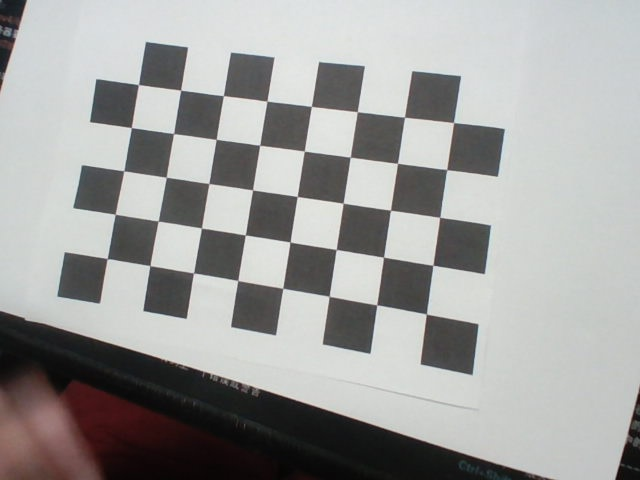
#> input picture calibration/calib_images-backpack/calib_00.jpg, 640 x 480 px, given in place of the camera
$ python color_tuner.py
#> lines starting #> are read from the running program, lines starting #| are printed output that depends on the picture; after the words box and inside, x2 and y2 are one past the last pixel; in counts of white or black regions, pixels touching at a corner belong together
### utils/camera_stream.py
import cv2
import threading
import time
from utils.logger import logger

class CameraStream:
    """
    使用后台线程持续抓取摄像头最新帧，避免 OpenCV 默认缓冲机制导致的处理延迟。
    这对树莓派/RK3566这种算力较低的设备非常关键。
    """
    def __init__(self, src=0, width=640, height=480):
#> called with src = 0, width = 640, height = 480
        self.src = src
        # 强制使用 V4L2 后端 (cv2.CAP_V4L2)，绕开 GStreamer 代理
        # GStreamer 后端会拦截并丢弃 FOURCC/FPS 等设置（报 unhandled property）
        self.stream = cv2.VideoCapture(src, cv2.CAP_V4L2)

        # 强制设置 MJPG 格式和高帧率，避免默认 YUYV 导致的 USB 带宽瓶颈与高延迟
        self.stream.set(cv2.CAP_PROP_FOURCC, cv2.VideoWriter_fourcc('M', 'J', 'P', 'G'))
        self.stream.set(cv2.CAP_PROP_FPS, 30)

        self.stream.set(cv2.CAP_PROP_FRAME_WIDTH, width)
        self.stream.set(cv2.CAP_PROP_FRAME_HEIGHT, height)
        # 最小化内部缓冲区，始终读取最新帧
        self.stream.set(cv2.CAP_PROP_BUFFERSIZE, 1)

        if not self.stream.isOpened():
            logger.error(f"无法打开摄像头设备: {src}")
            self.grabbed = False
            self.frame = None
        else:
            self.grabbed, self.frame = self.stream.read()
#> self.frame is the input picture: shape (480, 640, 3); mean B, G, R 158.2, 159.6, 159.6
            logger.info(f"成功打开摄像头: {src}, 分辨率: {width}x{height}")

            # ======= 相机 ISP 锁定 (AE/AWB/防频闪) =======
            # 通过 Nori SDK 原生 API，在开机 8 秒自适应后，强制锁定曝光和白平衡
            # 这能彻底免疫赛场中不同区域光照（高反光/阴影）对 LAB 颜色阈值的干扰
            try:
                from utils.nori_awb import lock_camera_isp_background
                lock_camera_isp_background()
            except ImportError:
                logger.warning("nori_awb 模块不可用，跳过 ISP 锁定")
            except Exception as e:
                logger.warning(f"启动 ISP 锁定失败: {e}")
            # ======================================================

        self.stopped = False
        self.lock = threading.Lock()

    def start(self):
        """启动后台读取线程"""
        if not self.stream.isOpened():
            return self
        t = threading.Thread(target=self.update, args=(), daemon=True)
        t.start()
        return self

    def update(self):
        """线程死循环：不断抓取最新帧"""
        while True:
            if self.stopped:
                self.stream.release()
                return

            grabbed, frame = self.stream.read()
            with self.lock:
                self.grabbed = grabbed
                if grabbed:
                    self.frame = frame

            # 给系统一点点喘息时间，防止100%占用单核
            time.sleep(0.001)

    def read(self):
        """返回最新一帧"""
        with self.lock:
            if not self.grabbed or self.frame is None:
                return False, None
            # 返回一份拷贝以防在主线程处理时被覆盖
            return True, self.frame.copy()

    def stop(self):
        """停止流并释放摄像头"""
        self.stopped = True
        logger.info("摄像头已停止并释放")

### color_detection/color_extractor.py
import cv2
import numpy as np

class RobustColorExtractor:
    """
    针对光照环境极其多变的工业现场设计的颜色提取器。
    全面升级为 LAB 色彩空间，数学解耦亮度和颜色，极限提升抗干扰能力并降低运算开销。
    """
    def __init__(self, use_clahe=True, morph_kernel_size=5):
        self.use_clahe = use_clahe
        self.kernel = cv2.getStructuringElement(cv2.MORPH_ELLIPSE, (morph_kernel_size, morph_kernel_size))
        # 限制对比度的自适应直方图均衡化 (专门作用于 LAB 空间的 L 亮度通道)
        self.clahe = cv2.createCLAHE(clipLimit=2.0, tileGridSize=(8, 8))

    def preprocess(self, image):
        """
        将 BGR 图像转化为 LAB 空间，并在 L 通道应用 CLAHE 消除光照阴影
        :param image: BGR 图像
        :return: 优化后的 LAB 图像
        """
        # 1. 转换到 LAB 空间
        lab = cv2.cvtColor(image, cv2.COLOR_BGR2LAB)
#> lab: shape (480, 640, 3); mean of channels 0, 1, 2 163.8, 128, 128.7

        # 2. 亮度自适应均衡化 (如果存在死黑或高光区域，会被柔和拉平)
        if self.use_clahe:
            l, a, b = cv2.split(lab)
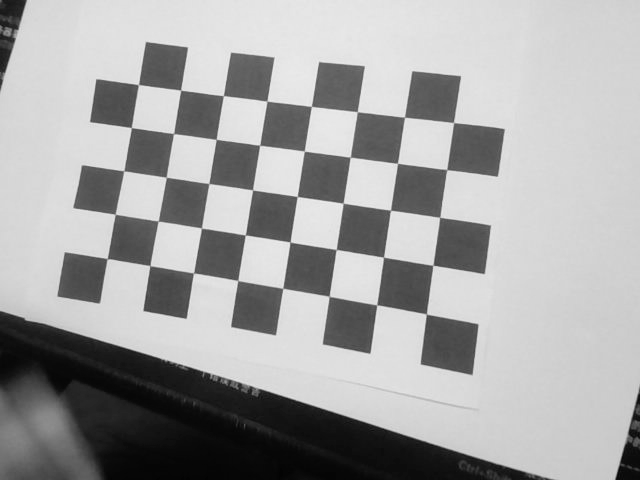
#> l: shape (480, 640); min 3, max 243, mean 163.8
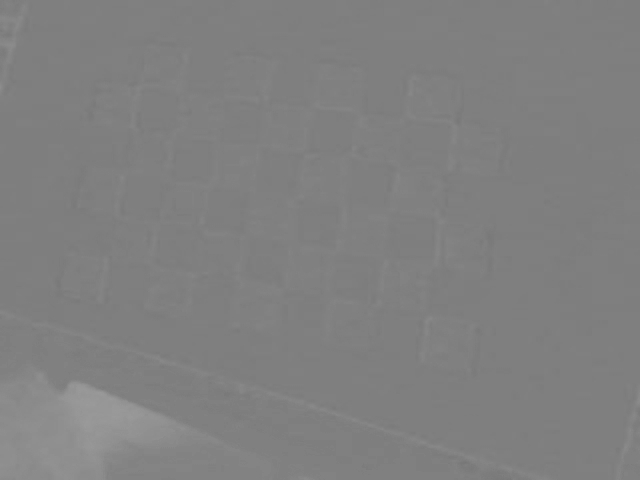
#> a: shape (480, 640); min 118, max 154, mean 128
            l = self.clahe.apply(l)
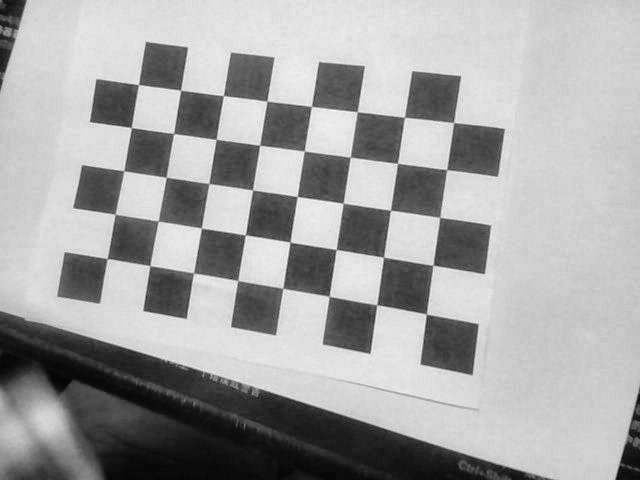
#> l: shape (480, 640); min 3, max 247, mean 163.9
            lab = cv2.merge((l, a, b))
#> lab: shape (480, 640, 3); mean of channels 0, 1, 2 163.9, 128, 128.7

        # 3. 3通道整体高斯模糊，去除图像噪点带来的伪色（比分通道模糊快 3 倍）
        lab = cv2.GaussianBlur(lab, (5, 5), 0)
#> lab: shape (480, 640, 3); mean of channels 0, 1, 2 163.9, 128, 128.7

        return lab

    def extract(self, image, lower_lab, upper_lab):
        """
        在 LAB 空间中通过阈值提取特定颜色块
        LAB 没有 Hue 环形跨界问题，红绿由 A 通道决定，黄蓝由 B 通道决定，呈绝对线性关系。

        :param image: 原始 BGR 图像
        :param lower_lab: [L_min, A_min, B_min]
        :param upper_lab: [L_max, A_max, B_max]
        :return: mask 二值化掩码，经过处理的 lab 图像 (用于显示对比)
        """
        lab_img = self.preprocess(image)

        lower_lab = np.array(lower_lab, dtype=np.uint8)
        upper_lab = np.array(upper_lab, dtype=np.uint8)

        # 颜色阈值切片
        mask = cv2.inRange(lab_img, lower_lab, upper_lab)
#> mask: shape (480, 640); every value is 0

        # 形态学滤波：先开运算(去除离散白点)，后闭运算(填补色块内部黑洞)
        mask = cv2.morphologyEx(mask, cv2.MORPH_OPEN, self.kernel)
        mask = cv2.morphologyEx(mask, cv2.MORPH_CLOSE, self.kernel)

        return mask, lab_img

    def find_largest_color_blob(self, mask):
        """
        寻找掩码中面积最大的色块，返回它的轮廓和几何中心。
        适用于抓取物料块时，锁定面积最突出的目标。
        """
        contours, _ = cv2.findContours(mask, cv2.RETR_EXTERNAL, cv2.CHAIN_APPROX_SIMPLE)
#> contours = []
        if not contours:
            return None, None

        # 找出面积最大的轮廓
        max_contour = max(contours, key=cv2.contourArea)
        if cv2.contourArea(max_contour) < 500: # 过滤极小色块
            return None, None

        # 计算质心
        M = cv2.moments(max_contour)
        if M["m00"] != 0:
            cx = int(M["m10"] / M["m00"])
            cy = int(M["m01"] / M["m00"])
            return max_contour, (cx, cy)

        return max_contour, None

    # [71 lines left out: functions extract_fallback, extract_robust, not called in this run]

### utils/logger.py
import logging
import os
import sys
from logging.handlers import RotatingFileHandler

def setup_logger(name="VisionSystem", log_dir="logs", level=logging.INFO):
    """
    配置并返回一个带有终端输出和文件回滚的 Logger
    """
    if not os.path.exists(log_dir):
        os.makedirs(log_dir)

    logger = logging.getLogger(name)
    logger.setLevel(level)

    # 避免重复添加 handler
    if not logger.handlers:
        formatter = logging.Formatter(
            '%(asctime)s - [%(levelname)s] - %(filename)s:%(lineno)d - %(message)s',
            datefmt='%Y-%m-%d %H:%M:%S'
        )

        # 终端输出
        console_handler = logging.StreamHandler(sys.stdout)
        console_handler.setFormatter(formatter)
        logger.addHandler(console_handler)

        # 文件输出 (每天最大 5MB，保留 3 个备份)
        log_file = os.path.join(log_dir, f"{name}.log")
        file_handler = RotatingFileHandler(log_file, maxBytes=5*1024*1024, backupCount=3, encoding='utf-8')
        file_handler.setFormatter(formatter)
        logger.addHandler(file_handler)

    return logger

# 默认提供一个全局 logger
logger = setup_logger()

### utils/nori_awb.py
# -*- coding: utf-8 -*-
"""
Nori SDK 原生 ISP 控制模块
"""

import ctypes
from ctypes import c_uint, c_int, c_uint32, c_int32, byref, POINTER
import os
import sys
import platform
import time
import threading

from utils.logger import logger

# =============================================
# V4L2 CID 常量（来自 linux/v4l2-controls.h）
# =============================================
V4L2_CID_BASE = 0x00980900
V4L2_CID_SATURATION = V4L2_CID_BASE + 2
V4L2_CID_AUTO_WHITE_BALANCE = V4L2_CID_BASE + 12
V4L2_CID_POWER_LINE_FREQUENCY = V4L2_CID_BASE + 24

V4L2_CID_CAMERA_CLASS_BASE = 0x009a0900
V4L2_CID_EXPOSURE_AUTO = V4L2_CID_CAMERA_CLASS_BASE + 1

# 白平衡模式
V4L2_WHITE_BALANCE_MANUAL = 0
V4L2_WHITE_BALANCE_AUTO   = 1

# 曝光模式 (UVC 规范中，1=Manual, 3=Aperture Priority 通常作为Auto)
V4L2_EXPOSURE_MANUAL = 1
V4L2_EXPOSURE_AUTO = 3

# 频闪抑制
V4L2_CID_POWER_LINE_FREQUENCY_DISABLED = 0
V4L2_CID_POWER_LINE_FREQUENCY_50HZ = 1
V4L2_CID_POWER_LINE_FREQUENCY_60HZ = 2

# Nori SDK 设备类型
NORI_USB_DEVICE = 0x0001

_sdk_dll = None

def _load_sdk():
    global _sdk_dll
    if _sdk_dll is not None:
        return _sdk_dll
    machine = platform.machine().lower()
    is_64bit = sys.maxsize > 2**32
    if machine.startswith("arm") or machine.startswith("aarch"):
        arch = "arm64" if is_64bit else "arm32"
    elif machine in ("x86_64", "amd64", "i686", "i386", "x86"):
        arch = "x64" if is_64bit else "x86"
    else:
        logger.warning(f"[NoriISP] 不支持的架构: {machine}，跳过 SDK 加载")
        return None
    sdk_base = "/home/g0904/Nori_Xvision_Development_Kit_Ver10.00.09_Linux"
    so_path = os.path.join(sdk_base, "Libraries", arch, "libNori_Xvision_Std.so")
    if not os.path.exists(so_path):
        logger.warning(f"[NoriISP] SDK .so 不存在: {so_path}")
        return None
    try:
        _sdk_dll = ctypes.CDLL(so_path)
        logger.info(f"[NoriISP] 成功加载 SDK [{arch}]: {so_path}")
        return _sdk_dll
    except Exception as e:
        logger.error(f"[NoriISP] 加载 SDK 失败: {e}")
        return None

# [16 lines left out: functions set_isp_control, trigger_awb_via_sdk, not called in this run]

def lock_camera_isp_background():
    """
    后台执行 ISP 锁定全流程：
    开机自适应 (AE/AWB ON) -> 等待充分曝光收敛 -> 锁定 (AE/AWB OFF) -> 提升饱和度。
    """
    def _worker():
        dll = _load_sdk()
        if dll is None:
            return

        try:
            # 1. 初始化
            dll.Nori_Xvision_Init.argtypes = [c_uint, POINTER(c_uint)]
            dll.Nori_Xvision_Init.restype = c_uint
            device_num = c_uint(0)
            ret = dll.Nori_Xvision_Init(c_uint(NORI_USB_DEVICE), byref(device_num))
            if ret != 0 or device_num.value == 0:
                logger.error("[NoriISP] SDK 初始化失败或未找到相机")
                return
            dev_id = 0

            logger.info("[NoriISP] --- 阶段1：开启自适应曝光与白平衡 ---")
            # 开启自动曝光和自动白平衡，开启防频闪
            set_isp_control(dll, dev_id, V4L2_CID_EXPOSURE_AUTO, V4L2_EXPOSURE_AUTO, "自动曝光(AE)")
            set_isp_control(dll, dev_id, V4L2_CID_AUTO_WHITE_BALANCE, V4L2_WHITE_BALANCE_AUTO, "自动白平衡(AWB)")
            set_isp_control(dll, dev_id, V4L2_CID_POWER_LINE_FREQUENCY, V4L2_CID_POWER_LINE_FREQUENCY_50HZ, "50Hz抗频闪")

            # 多次触发 AWB 帮助收敛
            logger.info("[NoriISP] 等待 8 秒，让相机在发车区环境光下充分自适应收敛...")
            for i in range(4):
                time.sleep(2.0)
                trigger_awb_via_sdk(dll, dev_id)
                logger.info(f"[NoriISP] 正在收敛... ({i+1}/4)")

            logger.info("[NoriISP] --- 阶段2：锁定 ISP 曝光与色彩 ---")
            # 关闭自动曝光（转为手动）和自动白平衡（转为手动）
            set_isp_control(dll, dev_id, V4L2_CID_EXPOSURE_AUTO, V4L2_EXPOSURE_MANUAL, "锁定曝光(AE-Lock)")
            set_isp_control(dll, dev_id, V4L2_CID_AUTO_WHITE_BALANCE, V4L2_WHITE_BALANCE_MANUAL, "锁定白平衡(AWB-Lock)")

            # 增加饱和度，使得色彩提取极其稳定
            # 通常饱和度上限是 100 或 128，这里给一个较高的相对安全值，如 85
            set_isp_control(dll, dev_id, V4L2_CID_SATURATION, 85, "提升饱和度(Saturation)")

            logger.info("[NoriISP] ✓ ISP 彻底锁定完成！从此免疫赛场局部光照变化！")

            dll.Nori_Xvision_UnInit.restype = c_int
            dll.Nori_Xvision_UnInit()

        except Exception as e:
            logger.error(f"[NoriISP] 发生异常: {e}")
            try:
                dll.Nori_Xvision_UnInit()
            except:
                pass

    t = threading.Thread(target=_worker, daemon=True, name="NoriISPLock")
    t.start()
    return t

### color_detection/color_tuner.py
import cv2
import numpy as np
import yaml
import os
import sys

sys.path.append(os.path.dirname(os.path.dirname(os.path.abspath(__file__))))

from color_detection.color_extractor import RobustColorExtractor
from utils.camera_stream import CameraStream

# 修复保存路径问题：无论终端运行目录在哪，都保存到 Vision/config/color_config.yaml
VISION_DIR = os.path.dirname(os.path.dirname(os.path.abspath(__file__)))
CONFIG_FILE = os.path.join(VISION_DIR, "config", "color_config.yaml")

def load_config():
    if os.path.exists(CONFIG_FILE):
        with open(CONFIG_FILE, 'r', encoding='utf-8') as f:
            data = yaml.safe_load(f)
            if data is not None:
                return data
    return {"colors": {}}

# [5 lines left out: function save_config, not called in this run]

def nothing(x):
    pass

def main():
    print("启动 【高级 LAB 空间多通道动态调参工具】...")
    config = load_config()
    if "colors" not in config:
        config["colors"] = {}

    colors_dict = config["colors"]
    if not colors_dict:
        # 默认 LAB 初始阈值 (全域)
        colors_dict["target_1"] = {"lower": [0, 0, 0], "upper": [255, 255, 255]}

    color_names = list(colors_dict.keys())
    current_idx = 0
    last_idx = -1  # 初始强制更新一次

    cv2.namedWindow("LAB Trackbars", cv2.WINDOW_NORMAL)
    cv2.resizeWindow("LAB Trackbars", 400, 300)

    # 创建切换颜色的主 Trackbar
    cv2.createTrackbar("Color_ID", "LAB Trackbars", 0, max(0, len(color_names) - 1), nothing)

    # LAB 各个通道最大值都是 255
    cv2.createTrackbar("L Min", "LAB Trackbars", 0, 255, nothing)
    cv2.createTrackbar("L Max", "LAB Trackbars", 255, 255, nothing)
    cv2.createTrackbar("A Min", "LAB Trackbars", 0, 255, nothing)
    cv2.createTrackbar("A Max", "LAB Trackbars", 255, 255, nothing)
    cv2.createTrackbar("B Min", "LAB Trackbars", 0, 255, nothing)
    cv2.createTrackbar("B Max", "LAB Trackbars", 255, 255, nothing)

    # OpenCV 中 src=0 通常是笔记本自带摄像头，src=1 或 src=2 是外接 USB 摄像头
    # 如果打不开外接摄像头，请尝试将其改为 0 或 2
    camera = CameraStream(src=0, width=640, height=480).start()
    extractor = RobustColorExtractor(use_clahe=True)

    print("\n============== 操作指南 ==============")
    print("【拖动 Color_ID 滑动条】：在不同的颜色阈值配置之间切换")
    print("【键盘按 'n'】：在终端输入自定义的新颜色名称，并为其创建新阈值")
    print("【键盘按 's'】：将所有颜色的阈值保存到 yaml 配置文件")
    print("【键盘按 'q'】：退出")
    print("======================================\n")

    while True:
        ret, frame = camera.read()
        if not ret:
            continue

        try:
            if cv2.getWindowProperty("LAB Trackbars", cv2.WND_PROP_VISIBLE) < 1:
                break
        except:
            break

        current_idx = cv2.getTrackbarPos("Color_ID", "LAB Trackbars")

        if current_idx >= len(color_names):
            current_idx = len(color_names) - 1
            cv2.setTrackbarPos("Color_ID", "LAB Trackbars", current_idx)

        active_color_name = color_names[current_idx]

        if current_idx != last_idx:
            lower = colors_dict[active_color_name]["lower"]
            upper = colors_dict[active_color_name]["upper"]
            cv2.setTrackbarPos("L Min", "LAB Trackbars", lower[0])
            cv2.setTrackbarPos("A Min", "LAB Trackbars", lower[1])
            cv2.setTrackbarPos("B Min", "LAB Trackbars", lower[2])
            cv2.setTrackbarPos("L Max", "LAB Trackbars", upper[0])
            cv2.setTrackbarPos("A Max", "LAB Trackbars", upper[1])
            cv2.setTrackbarPos("B Max", "LAB Trackbars", upper[2])
            print(f"-> 切换至 LAB 颜色通道: 【{active_color_name}】")
            last_idx = current_idx
        else:
            colors_dict[active_color_name]["lower"] = [
                cv2.getTrackbarPos("L Min", "LAB Trackbars"),
                cv2.getTrackbarPos("A Min", "LAB Trackbars"),
                cv2.getTrackbarPos("B Min", "LAB Trackbars")
            ]
            colors_dict[active_color_name]["upper"] = [
                cv2.getTrackbarPos("L Max", "LAB Trackbars"),
                cv2.getTrackbarPos("A Max", "LAB Trackbars"),
                cv2.getTrackbarPos("B Max", "LAB Trackbars")
            ]

        lower_lab = np.array(colors_dict[active_color_name]["lower"])
        upper_lab = np.array(colors_dict[active_color_name]["upper"])

        # 调用基于 LAB 的全新提取算法
        mask, _ = extractor.extract(frame, lower_lab, upper_lab)

        max_contour, center = extractor.find_largest_color_blob(mask)
        result_frame = frame.copy()
        if max_contour is not None:
            x, y, w, h = cv2.boundingRect(max_contour)
            cv2.rectangle(result_frame, (x, y), (x+w, y+h), (0, 255, 0), 2)
            cv2.circle(result_frame, center, 5, (0, 0, 255), -1)

        cv2.putText(result_frame, f"LAB Mode - Editing: {active_color_name}", (10, 30),
                    cv2.FONT_HERSHEY_SIMPLEX, 0.8, (0, 255, 255), 2)
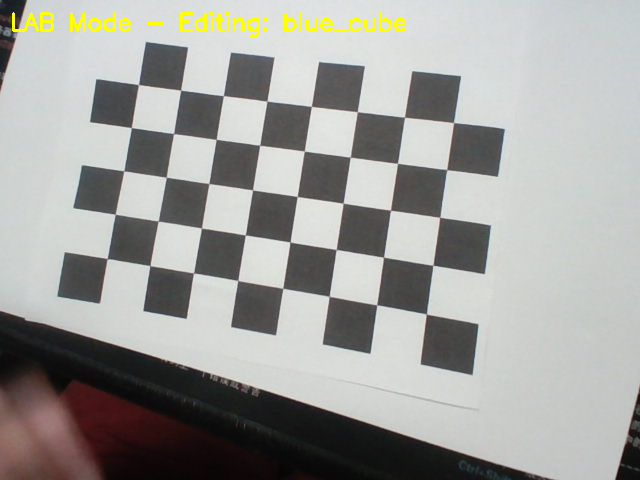
#> result_frame: shape (480, 640, 3); 0.83% of pixels changed, all inside (x1, y1, x2, y2) = (12, 11, 406, 38)

        mask_bgr = cv2.cvtColor(mask, cv2.COLOR_GRAY2BGR)
#> mask_bgr: shape (480, 640, 3); every value is 0
        combined = np.hstack((result_frame, mask_bgr))
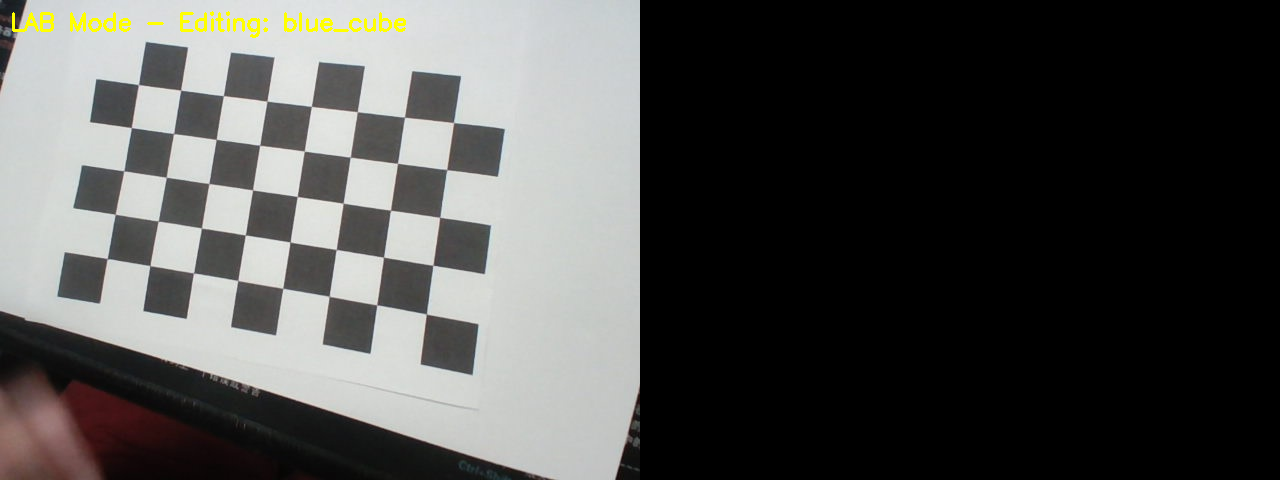
#> combined: shape (480, 1280, 3); mean B, G, R 78.2, 79.9, 80
        cv2.imshow("Multi-Color Tuner (LAB Space)", combined)

        key = cv2.waitKey(1) & 0xFF
#> (key q is pressed here)
        if key == ord('q'):
            break
        elif key == ord('s'):
            config["colors"] = colors_dict
            save_config(config)

        elif key == ord('n'):
            new_name = input("\n请输入新的颜色名称 (如 yellow, blue_cube 等): ").strip()
            if new_name and new_name not in color_names:
                color_names.append(new_name)
                colors_dict[new_name] = {"lower": [0,0,0], "upper": [255,255,255]}

                cv2.setTrackbarMax("Color_ID", "LAB Trackbars", len(color_names) - 1)
                cv2.setTrackbarPos("Color_ID", "LAB Trackbars", len(color_names) - 1)
                print(f"-> 成功添加并切换至新颜色: 【{new_name}】")
            else:
                print("-> 名称无效或已存在！")

    camera.stop()
    cv2.destroyAllWindows()

if __name__ == "__main__":
    main()
